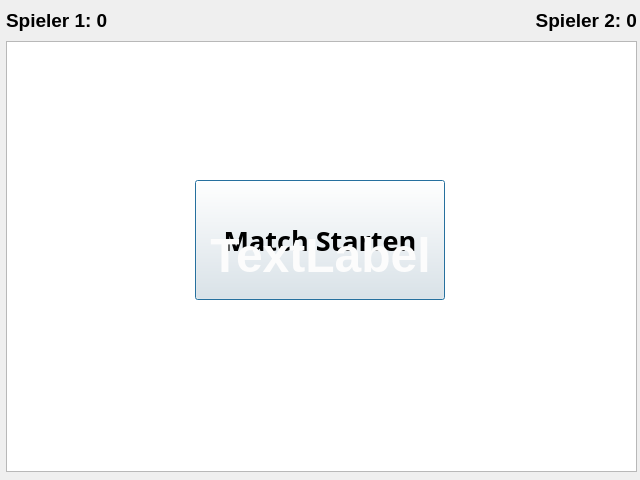
<?xml version="1.0" encoding="UTF-8"?>
<ui version="4.0">
 <class>GameWindow</class>
 <widget class="QDialog" name="GameWindow">
  <property name="geometry">
   <rect>
    <x>0</x>
    <y>0</y>
    <width>640</width>
    <height>480</height>
   </rect>
  </property>
  <property name="minimumSize">
   <size>
    <width>640</width>
    <height>480</height>
   </size>
  </property>
  <property name="maximumSize">
   <size>
    <width>640</width>
    <height>480</height>
   </size>
  </property>
  <property name="focusPolicy">
   <enum>Qt::ClickFocus</enum>
  </property>
  <property name="windowTitle">
   <string>GameWindow</string>
  </property>
  <widget class="QGraphicsView" name="graphicsView">
   <property name="geometry">
    <rect>
     <x>6</x>
     <y>41</y>
     <width>631</width>
     <height>431</height>
    </rect>
   </property>
  </widget>
  <widget class="QPushButton" name="startBtn">
   <property name="geometry">
    <rect>
     <x>195</x>
     <y>180</y>
     <width>250</width>
     <height>120</height>
    </rect>
   </property>
   <property name="font">
    <font>
     <family>Source Code Pro Semibold</family>
     <pointsize>20</pointsize>
     <weight>75</weight>
     <bold>true</bold>
    </font>
   </property>
   <property name="text">
    <string>Match Starten</string>
   </property>
  </widget>
  <widget class="QLabel" name="resLabel">
   <property name="geometry">
    <rect>
     <x>10</x>
     <y>40</y>
     <width>621</width>
     <height>431</height>
    </rect>
   </property>
   <property name="palette">
    <palette>
     <active>
      <colorrole role="WindowText">
       <brush brushstyle="SolidPattern">
        <color alpha="255">
         <red>252</red>
         <green>252</green>
         <blue>252</blue>
        </color>
       </brush>
      </colorrole>
     </active>
     <inactive>
      <colorrole role="WindowText">
       <brush brushstyle="SolidPattern">
        <color alpha="255">
         <red>252</red>
         <green>252</green>
         <blue>252</blue>
        </color>
       </brush>
      </colorrole>
     </inactive>
     <disabled>
      <colorrole role="WindowText">
       <brush brushstyle="SolidPattern">
        <color alpha="255">
         <red>110</red>
         <green>113</green>
         <blue>115</blue>
        </color>
       </brush>
      </colorrole>
     </disabled>
    </palette>
   </property>
   <property name="font">
    <font>
     <pointsize>36</pointsize>
     <weight>75</weight>
     <bold>true</bold>
    </font>
   </property>
   <property name="text">
    <string>TextLabel</string>
   </property>
   <property name="alignment">
    <set>Qt::AlignCenter</set>
   </property>
  </widget>
  <widget class="QWidget" name="layoutWidget">
   <property name="geometry">
    <rect>
     <x>6</x>
     <y>6</y>
     <width>631</width>
     <height>29</height>
    </rect>
   </property>
   <layout class="QHBoxLayout" name="horizontalLayout">
    <item>
     <widget class="QLabel" name="label_P1">
      <property name="font">
       <font>
        <pointsize>14</pointsize>
        <weight>75</weight>
        <bold>true</bold>
       </font>
      </property>
      <property name="text">
       <string>Spieler 1: 0</string>
      </property>
     </widget>
    </item>
    <item>
     <widget class="QLabel" name="label_P2">
      <property name="font">
       <font>
        <pointsize>14</pointsize>
        <weight>75</weight>
        <bold>true</bold>
       </font>
      </property>
      <property name="text">
       <string>Spieler 2: 0</string>
      </property>
      <property name="alignment">
       <set>Qt::AlignRight|Qt::AlignTrailing|Qt::AlignVCenter</set>
      </property>
     </widget>
    </item>
   </layout>
  </widget>
 </widget>
 <resources/>
 <connections>
  <connection>
   <sender>startBtn</sender>
   <signal>clicked()</signal>
   <receiver>GameWindow</receiver>
   <slot>startBtn_Clicked()</slot>
   <hints>
    <hint type="sourcelabel">
     <x>315</x>
     <y>273</y>
    </hint>
    <hint type="destinationlabel">
     <x>415</x>
     <y>35</y>
    </hint>
   </hints>
  </connection>
 </connections>
 <slots>
  <slot>startBtn_Clicked()</slot>
 </slots>
</ui>
